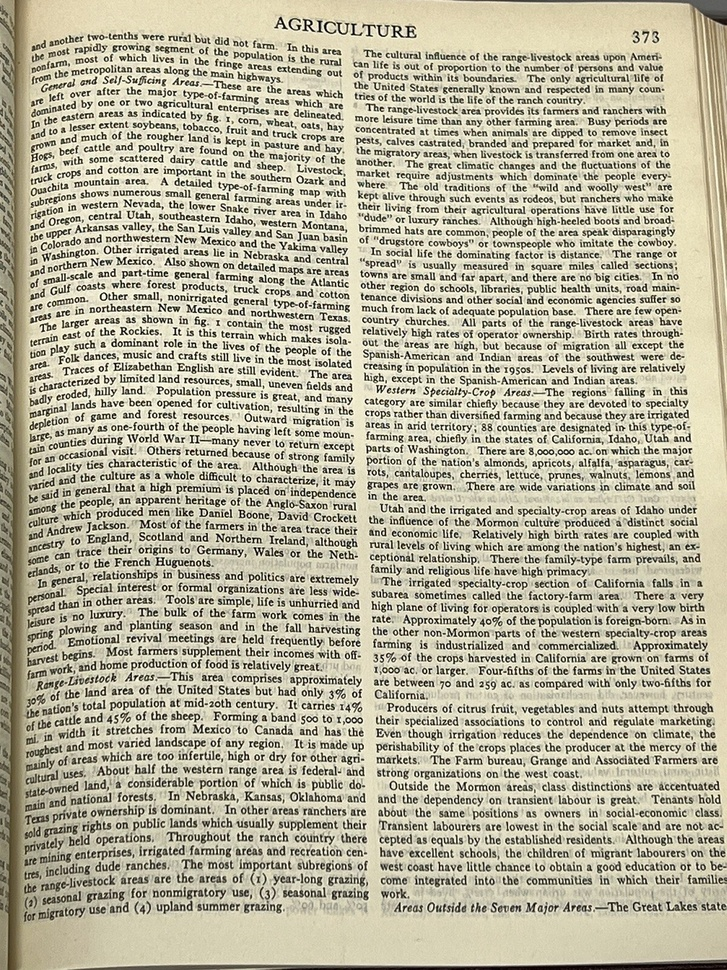
#> input picture media/O.jpg, 727 x 970 px, shrunk from 1200 x 1600 before the run, found by its file name
$ jupyter execute --allow-errors indexed_ocr.ipynb   (shell and % lines are left out)
#> lines starting #> are read from the running program, lines starting #| are printed output that depends on the picture; after the words box and inside, x2 and y2 are one past the last pixel; in counts of white or black regions, pixels touching at a corner belong together
[cell 1]
import cv2
from PIL import Image
import pytesseract

[cell 2]
img_path= "/media/O.jpg"
img= Image.open(img_path)
#> img is the input picture: PIL image 727x970 RGB; mean R, G, B 185.1, 180.9, 159

#> (a cell that did not finish here is left out)

[cell 4]
#some pre-processing to try and improve the result of the ocr
#so after observing the image we'll be doing binarization, noise removal and borders removal

image_path='/media/O.jpg'
image=cv2.imread(image_path)

def grayscale(image):
  return cv2.cvtColor(image, cv2.COLOR_BGR2GRAY)

img_gray=grayscale(image)
cv2.imwrite("/media/gray.jpg",img_gray)
#> Out = True

[cell 5]
thresh, image_bw= cv2.threshold(img_gray,145,255,cv2.THRESH_BINARY)
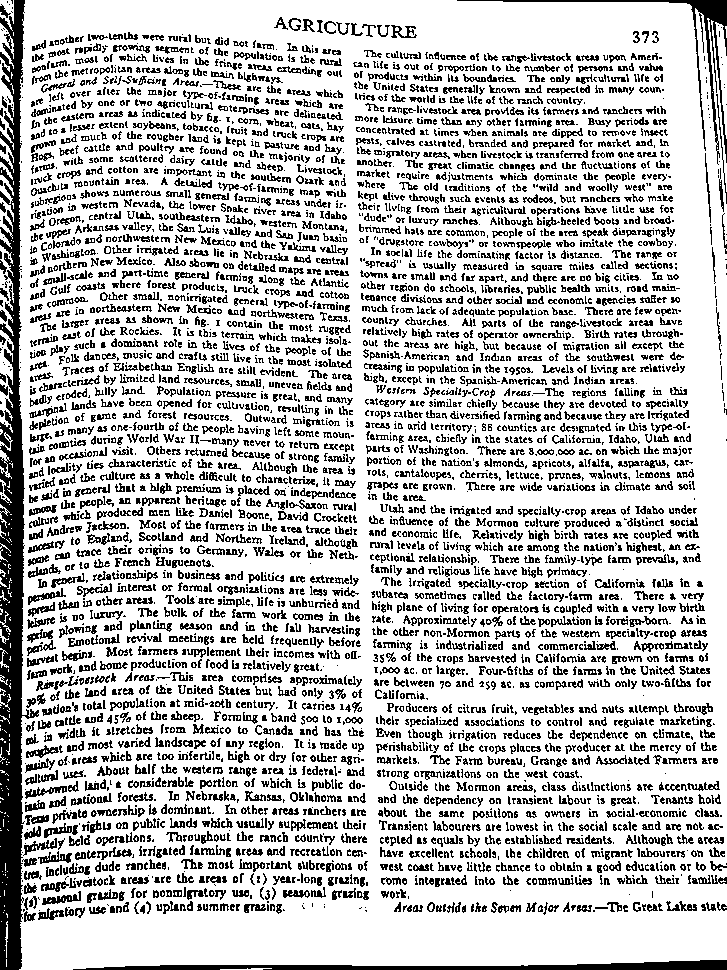
#> image_bw: shape (970, 727); 75.6% white; black in thin lines or dots

#thresh return the threshold value used

cv2.imwrite("/media/bw.jpg",image_bw)
#> Out = True

[cell 6]
def remove_borders(image):
  contours, hierarchy = cv2.findContours(image, cv2.RETR_EXTERNAL, cv2.CHAIN_APPROX_SIMPLE)
#> contours = 159 contours, 142 with area under 20; largest, box (x1, y1, x2, y2) and area: (19, 0, 727, 970) 675664, (715, 22, 727, 139) 535, (0, 330, 14, 433) 510, (0, 57, 14, 150) 434, (0, 245, 14, 336) 401
  cntSorted = sorted(contours, key=lambda x:cv2.contourArea(x))
#> cntSorted has the same summary as contours
  cnt = cntSorted[-1]
#> cnt = contour of 919 points, box (x1, y1, x2, y2) (19, 0, 727, 970), area 675664
  x, y, w, h = cv2.boundingRect(cnt)
#> x = 19; y = 0; w = 708; h = 970
  crop = image[y:y+h, x:x+w]
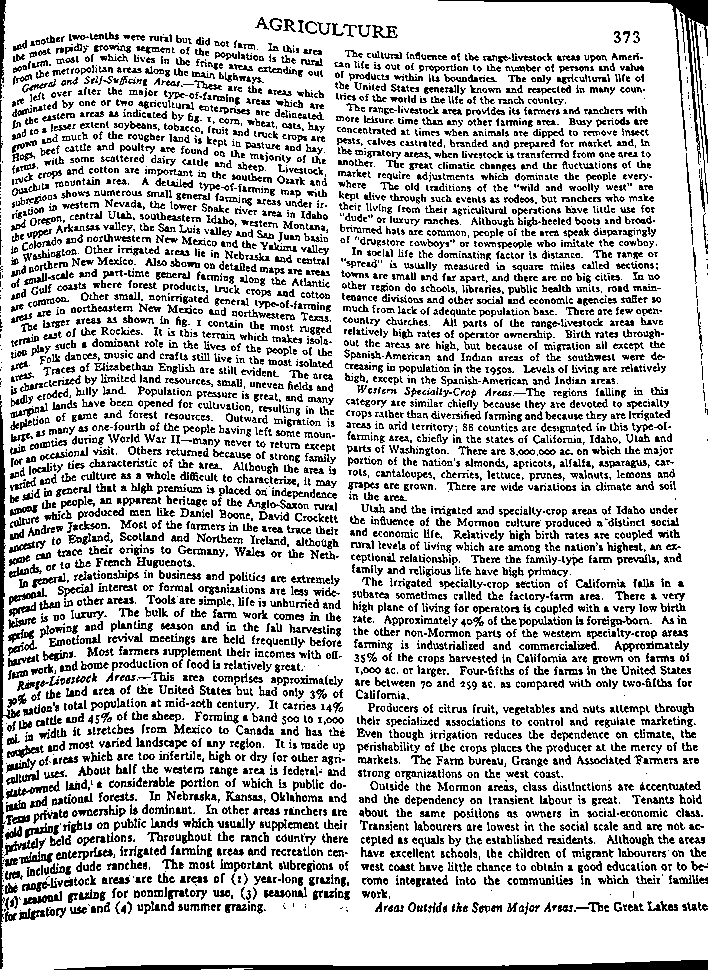
#> crop: shape (970, 708); 77.1% white; black in thin lines or dots
  return (crop)

[cell 7]
no_borders= remove_borders(image_bw)
cv2.imwrite('/media/no_borders.jpg',no_borders)
#> Out = True

[cell 8]
#noise removal

import numpy as np

def noise_removal(image):

  #SHARPEN: This defines the edges so they don't bleed together
  kernel_sharpen = np.array([[0, -1, 0], [-1, 5, -1], [0, -1, 0]])
  image = cv2.filter2D(image, -1, kernel_sharpen)

  #a kernel is a small matrix that slides over your image to perform an operation
  kernel_closing = np.ones((2,1), np.uint8)

  #closing samll holes
  image = cv2.morphologyEx(image, cv2.MORPH_CLOSE,kernel_closing)
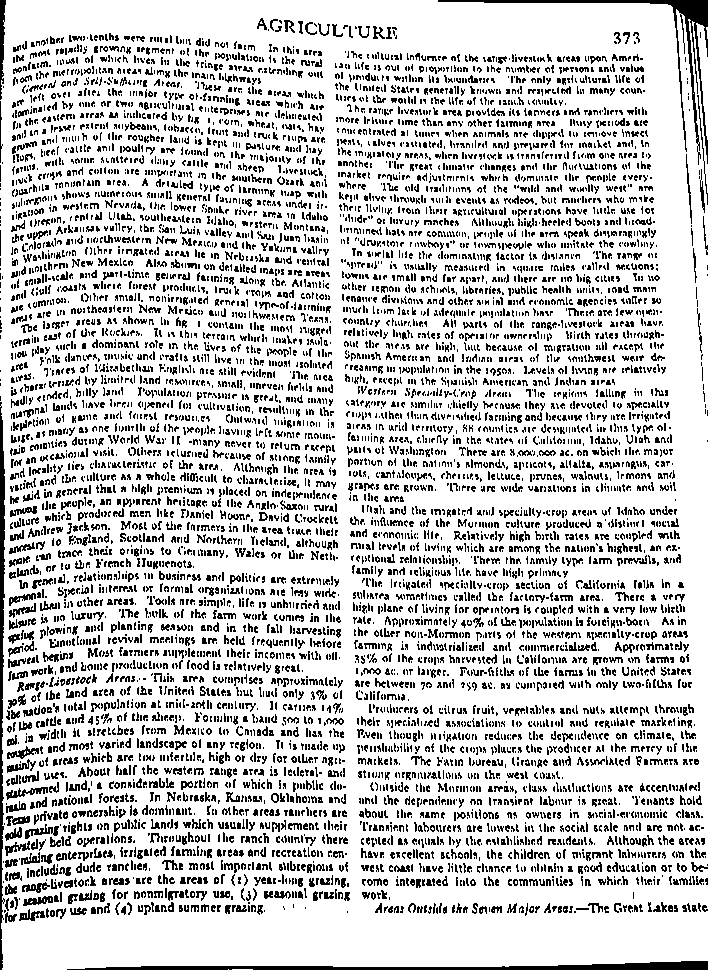
#> image: shape (970, 708); 79.1% white; black in thin lines or dots

  #blur with 3x3 area

  return (image)

#try tesseract first without noise removal and if the results are off
#then we remove the noise otherwise it's uselss

[cell 9]
no_noise= noise_removal(no_borders)
cv2.imwrite('/media/no_noise.jpg', no_noise)
#> Out = True

[cell 10]
no_borders_again= remove_borders(no_noise)
#> in remove_borders (call 2), `contours, hierarchy = cv2.findContours(image, cv2.RETR_EXTERNAL, cv2.C..`: contours = 8 contours, 6 with area under 20; largest, box (x1, y1, x2, y2) and area: (0, 0, 708, 970) 676290, (696, 23, 708, 140) 536
#> in remove_borders (call 2), `cntSorted = sorted(contours, key=lambda x:cv2.contourArea(x))`: cntSorted has the same summary as contours
cv2.imwrite('/media/no_borders_again.jpg',no_borders_again)
#> Out = True

[cell 11]
image_noise_path= '/media/no_borders.jpg'
image_no_noise_path='/media/no_borders_again.jpg'

[cell 12]
image_noise= Image.open(image_noise_path)
image_no_noise= Image.open(image_no_noise_path)

#> (a cell that did not finish here is left out)

#> (a cell that did not finish here is left out)

[cell 15]
#removing the noise isn't always useful for this exmple the output of the ocr with noise is actually better
#from now on we'll be using the original image as we're trying to get the structure and not the text
#but for the text the better image is the one with noise aka the one with no borders

[cell 16]
#we'll be reading the image that we'll be using again with opencv

image_noise= cv2.imread(image_noise_path)
#> image_noise: shape (970, 708, 3); min 0, max 255, mean 196.3

[cell 17]
#the image then needs to be in gray for the computer to process it

img_gray_str=grayscale(image)
cv2.imwrite("/media/gray_structure.jpg",img_gray_str)
#> Out = True

[cell 18]
#now we'll need to identify structure so we'll be using blur

image_blured= cv2.GaussianBlur(img_gray_str,(5,5),0)
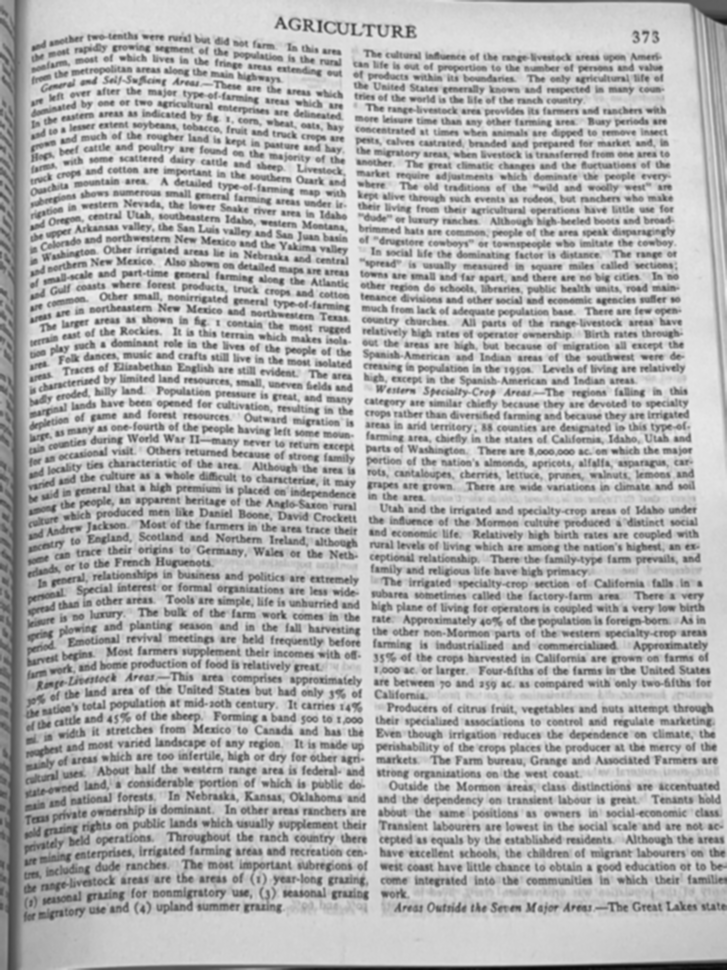
#> image_blured: shape (970, 727); min 7, max 240, mean 179.7
cv2.imwrite('/media/image_blured.jpg',image_blured)
#> Out = True

[cell 19]
#using otsu which is a dynamic technique to get the most logical threshold

thresh = cv2.threshold(image_blured, 0, 255, cv2.THRESH_BINARY_INV + cv2.THRESH_OTSU)[1]
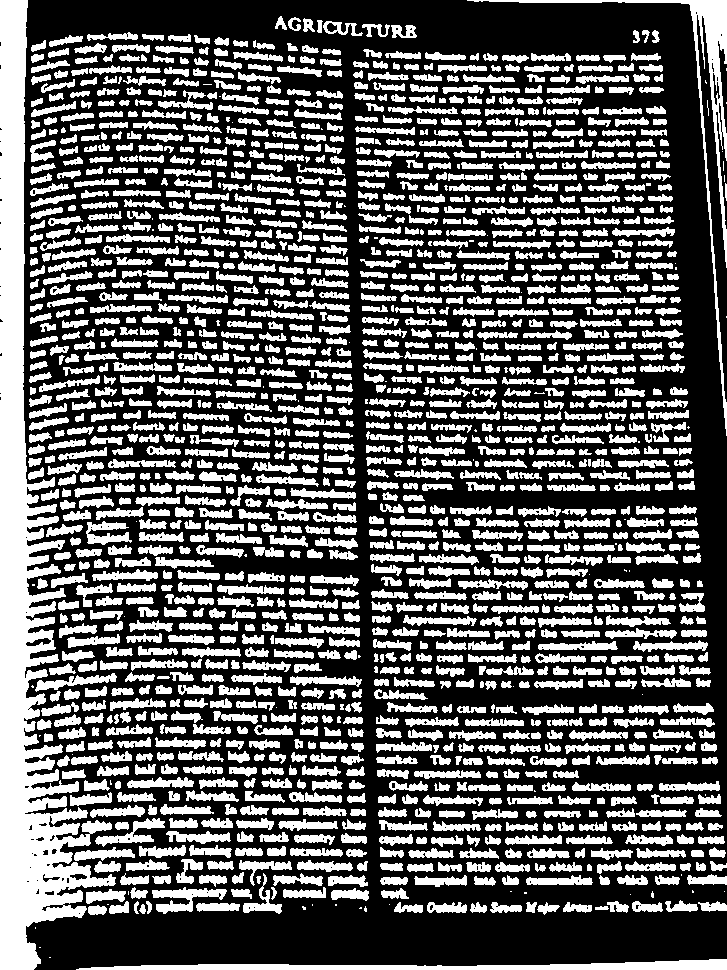
#> thresh: shape (970, 727); 37.3% white; 1579 white regions (89 under 20 px), largest, box (x1, y1, x2, y2) and area: (0, 0, 116, 970) 36320, (467, 0, 727, 436) 4510, (76, 959, 727, 970) 3725

[cell 20]
cv2.imwrite('/media/image_thresh.jpg',thresh)
#> Out = True

[cell 21]
kernel = cv2.getStructuringElement(cv2.MORPH_RECT, (3,13))

[cell 22]
cv2.imwrite('/media/image_kernel.jpg',kernel)

[cell 23]
dilate = cv2.dilate(thresh, kernel, iterations=1)
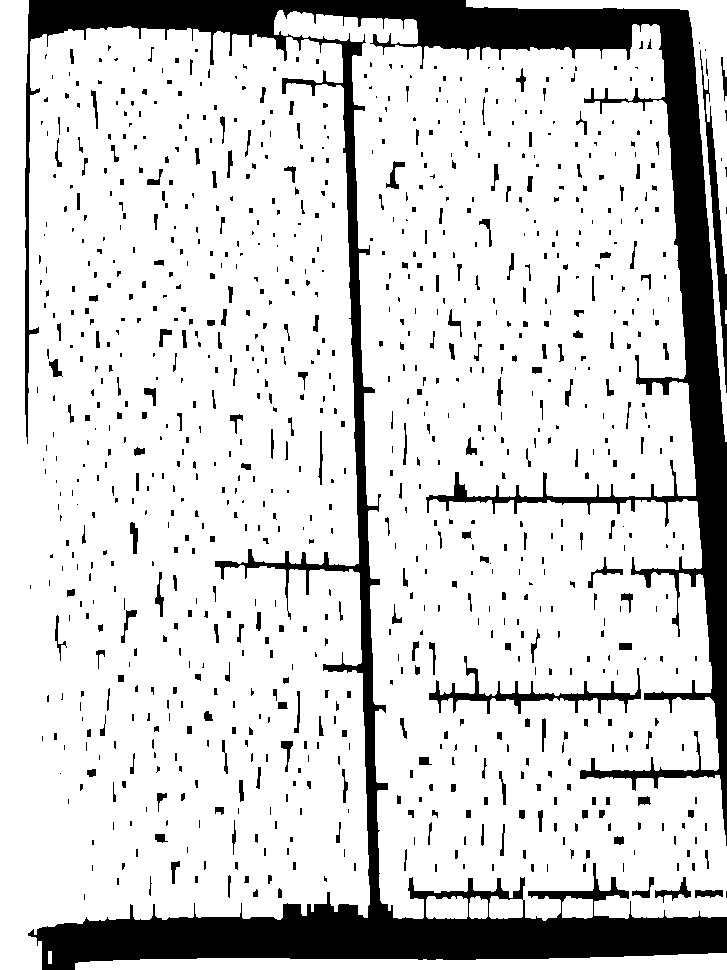
#> dilate: shape (970, 727); 83.3% white; 950 black regions (609 under 20 px)

[cell 24]
cv2.imwrite('/media/image_dilated.jpg',dilate)
#> Out = True

[cell 25]
#getting the countour

cnts= cv2.findContours(dilate,cv2.RETR_EXTERNAL, cv2.CHAIN_APPROX_SIMPLE)
#> cnts = 9 contours, 1 with area under 20; largest, box (x1, y1, x2, y2) and area: (0, 0, 370, 970) 311058, (274, 10, 727, 921) 277180, (466, 0, 727, 442) 7616, (75, 953, 727, 970) 6993, (426, 896, 468, 919) 832, (562, 896, 593, 919) 558, (469, 896, 488, 919) 350, (48, 951, 52, 964) 36

[cell 26]
cnts= cnts[0] if len(cnts) == 2 else cnts[1]

[cell 27]
#sorting out the contours

cnts= sorted(cnts, key=lambda x: cv2.boundingRect(x)[0])

[cell 28]
#to visulize our contours we do:

image=cv2.imread(image_path)
for c in cnts:
  x, y, w, h = cv2.boundingRect(c)
  if h > 1000 and w > 50:
    roi= image[y:y+h, x:x+w]
    cv2.imwrite('/media/image_roi.jpg',roi)
    cv2.rectangle(image, (x,y),(x+w,y+h),(36,255,12),2)
#> this loop made 9 passes
#> (x, y, w, h) on passes 1, 3, 4, 5, 6, 7, 8: (0, 0, 370, 970), (75, 953, 652, 17), (274, 10, 453, 911), (426, 896, 42, 23), (466, 0, 261, 442), (469, 896, 19, 23), (562, 896, 31, 23)
#> (c, x, y, w, h) on passes 2, 9: ([[48, 951], [48, 963], [51, 963], [51, 951]], 48, 951, 4, 13), ([[725, 310], [725, 323], [726, 323], [726, 310]], 725, 310, 2, 14)

cv2.imwrite('/media/image_contours.jpg',image)
#> Out = True
